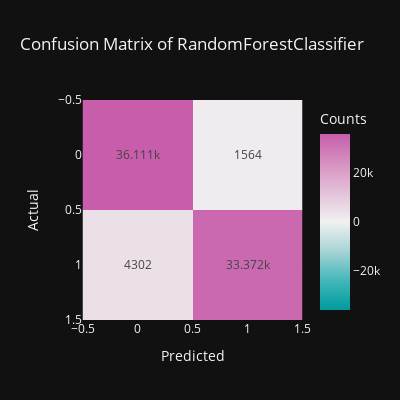
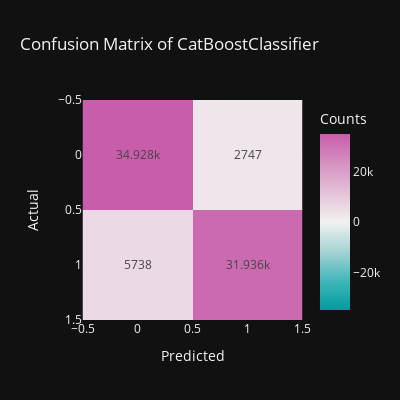
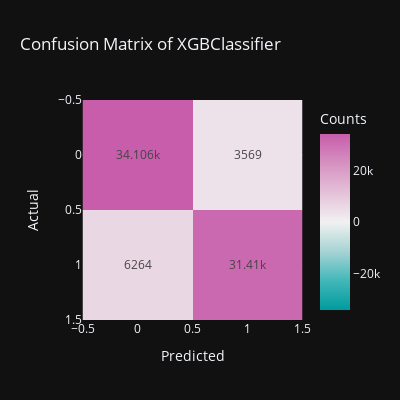

The notebook cell saved with these charts, in order:
### Code cell
# List of models
models = [RandomForestClassifier(random_state=42, n_jobs=-1), CatBoostClassifier(random_state=42),
          XGBClassifier(random_state=42, n_jobs=-1)]

# Iterating over models
for model in models:
    # Create a pipeline with the preprocessor, scaler, and the model
    pipeline = Pipeline(steps=[('preprocessor', preprocessor),
                               ('scaler', MinMaxScaler()),
                               ('model', model)])
    # Fit the model
    pipeline.fit(X_train, y_train_encoded)

    # Predict on the test set
    y_pred = pipeline.predict(X_eval)

    # Print the classification report
    print("Model: ", model.__class__.__name__)
    print("Classification Report: \n", classification_report(y_eval_encoded, y_pred))

    # Generate and display the confusion matrix
    fig = px.imshow(confusion_matrix(y_eval_encoded, y_pred), color_continuous_scale='tropic',
                    title="Confusion Matrix of " + model.__class__.__name__,
                    labels=dict(x="Predicted", y="Actual", color="Counts"),
                    color_continuous_midpoint=0.8, width=400, height=400,
                    template="plotly_dark", text_auto=True)
    fig.show()

    print("----------------------------------------------------------")

### Figure 1 — Plotly figure (JSON) as saved in the notebook; plotly's stock layout.template omitted (floating-point values rounded to 4 significant figures)
{"data": [{"coloraxis": "coloraxis", "hovertemplate": "Predicted: %{x}<br>Actual: %{y}<br>Counts: %{z}<extra></extra>", "name": "0", "texttemplate": "%{z}", "type": "heatmap", "xaxis": "x", "yaxis": "y", "z": [[36111, 1564], [4302, 33372]]}], "layout": {"coloraxis": {"cmid": 0.8, "colorbar": {"title": {"text": "Counts"}}, "colorscale": [[0, "rgb(0, 155, 158)"], [0.1667, "rgb(66, 183, 185)"], [0.3333, "rgb(167, 211, 212)"], [0.5, "rgb(241, 241, 241)"], [0.6667, "rgb(228, 193, 217)"], [0.8333, "rgb(214, 145, 193)"], [1, "rgb(199, 93, 171)"]]}, "height": 400, "title": {"text": "Confusion Matrix of RandomForestClassifier"}, "width": 400, "xaxis": {"anchor": "y", "constrain": "domain", "domain": [0, 1], "scaleanchor": "y", "title": {"text": "Predicted"}}, "yaxis": {"anchor": "x", "autorange": "reversed", "constrain": "domain", "domain": [0, 1], "title": {"text": "Actual"}}}}

### Figure 2 — Plotly figure (JSON) as saved in the notebook; plotly's stock layout.template omitted (floating-point values rounded to 4 significant figures)
{"data": [{"coloraxis": "coloraxis", "hovertemplate": "Predicted: %{x}<br>Actual: %{y}<br>Counts: %{z}<extra></extra>", "name": "0", "texttemplate": "%{z}", "type": "heatmap", "xaxis": "x", "yaxis": "y", "z": [[34928, 2747], [5738, 31936]]}], "layout": {"coloraxis": {"cmid": 0.8, "colorbar": {"title": {"text": "Counts"}}, "colorscale": [[0, "rgb(0, 155, 158)"], [0.1667, "rgb(66, 183, 185)"], [0.3333, "rgb(167, 211, 212)"], [0.5, "rgb(241, 241, 241)"], [0.6667, "rgb(228, 193, 217)"], [0.8333, "rgb(214, 145, 193)"], [1, "rgb(199, 93, 171)"]]}, "height": 400, "title": {"text": "Confusion Matrix of CatBoostClassifier"}, "width": 400, "xaxis": {"anchor": "y", "constrain": "domain", "domain": [0, 1], "scaleanchor": "y", "title": {"text": "Predicted"}}, "yaxis": {"anchor": "x", "autorange": "reversed", "constrain": "domain", "domain": [0, 1], "title": {"text": "Actual"}}}}

### Figure 3 — Plotly figure (JSON) as saved in the notebook; plotly's stock layout.template omitted (floating-point values rounded to 4 significant figures)
{"data": [{"coloraxis": "coloraxis", "hovertemplate": "Predicted: %{x}<br>Actual: %{y}<br>Counts: %{z}<extra></extra>", "name": "0", "texttemplate": "%{z}", "type": "heatmap", "xaxis": "x", "yaxis": "y", "z": [[34106, 3569], [6264, 31410]]}], "layout": {"coloraxis": {"cmid": 0.8, "colorbar": {"title": {"text": "Counts"}}, "colorscale": [[0, "rgb(0, 155, 158)"], [0.1667, "rgb(66, 183, 185)"], [0.3333, "rgb(167, 211, 212)"], [0.5, "rgb(241, 241, 241)"], [0.6667, "rgb(228, 193, 217)"], [0.8333, "rgb(214, 145, 193)"], [1, "rgb(199, 93, 171)"]]}, "height": 400, "title": {"text": "Confusion Matrix of XGBClassifier"}, "width": 400, "xaxis": {"anchor": "y", "constrain": "domain", "domain": [0, 1], "scaleanchor": "y", "title": {"text": "Predicted"}}, "yaxis": {"anchor": "x", "autorange": "reversed", "constrain": "domain", "domain": [0, 1], "title": {"text": "Actual"}}}}
